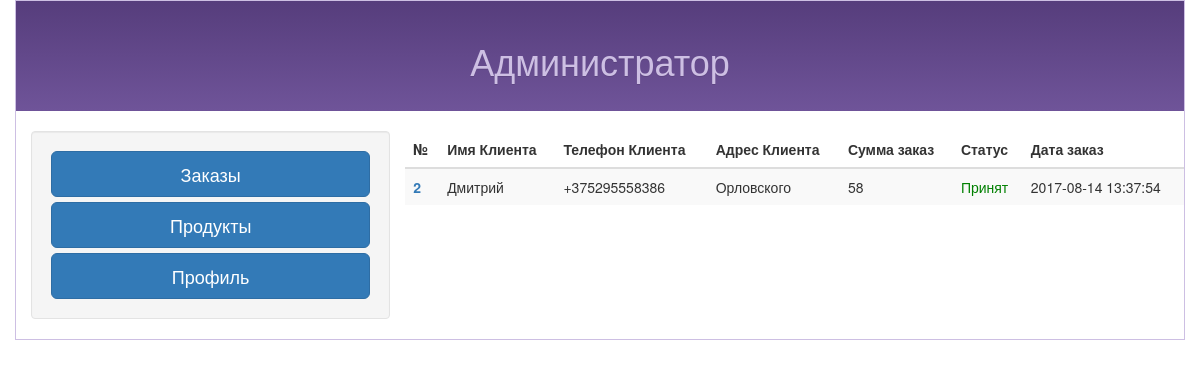
Page /admin/index.php on the earlier database version.
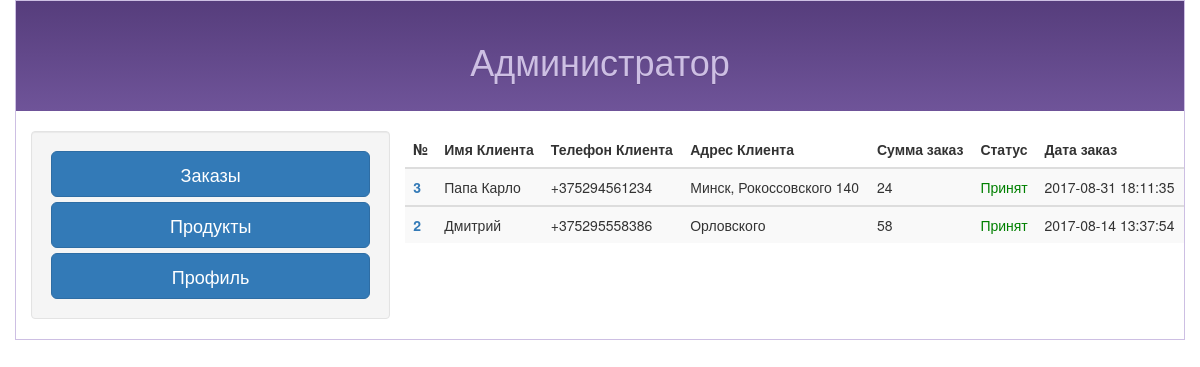
Same page on the later database version.
### tables this page shows
CREATE TABLE `orderTable` (
  `orderId` int(11) NOT NULL,
  `userName` varchar(255) NOT NULL,
  `userPhone` varchar(16) NOT NULL,
  `userAddress` text NOT NULL,
  `dateCreate` timestamp NOT NULL DEFAULT CURRENT_TIMESTAMP ON UPDATE CURRENT_TIMESTAMP,
  `status` int(1) DEFAULT NULL,
  `totalPrice` double NOT NULL
);

### utils/DB.php (called while the page is built, shortened)
<?php
class DB
{
    private static $db = null;
    private $connection;
    private function __construct()
    {
        $this->connection = new mysqli(self::DB_HOST,self::DB_USER_NAME,self::DB_USER_PASSWORD,self::DB_NAME);
        $this->connection->query("SET lc_time_names = 'ru_RU'");
        $this->connection->query("SET NAMES 'utf8'");
    }
    public static function getDB()
    {
        if (self::$db == null) {
            self::$db = new DB();
        }
        return self::$db;
    }
    public function getAllData($tableName, $orderBy = null){
        $sql = "SELECT * FROM $tableName";
        if($orderBy){
            $sql .= " ORDER BY ". $orderBy ." DESC";
        }
        $result = $this->connection->query($sql);
        $array = array();
        while($row = $result->fetch_assoc()){
            $array[] = $row;
        }
        return $array;
    }
}

### repositories/OrderRepository.php (called while the page is built, shortened)
<?php
class OrderRepository
{
    public function getOrders()
    {
        $orders = array();
        $ordersArray = DB::getDB()->getAllData(self::TABLE_NAME, "orderId");
        foreach ($ordersArray as $item) {
            $order = new Order();
            $order->setOrderId($item["orderId"]);
            $order->setDateCreate($item["dateCreate"]);
            $order->setStatus($item["status"]);
            $order->setTotalPrice($item["totalPrice"]);
            $order->setUserName($item["userName"]);
            $order->setUserPhone($item["userPhone"]);
            $order->setUserAddress($item["userAddress"]);
            $orders[] = $order;
        }
        return $orders;
    }
}

### models/Order.php (called while the page is built, shortened)
<?php
class Order
{
    private $orderId;
    private $userName;
    private $userPhone;
    private $userAddress;
    private $dateCreate;
    private $status;
    private $totalPrice;
    public function setOrderId($orderId)
    {
        $this->orderId = $orderId;
        return $this;
    }
    public function getOrderId()
    {
        return $this->orderId;
    }
    public function setUserName($userName)
    {
        $this->userName = $userName;
        return $this;
    }
    public function getUserName()
    {
        return $this->userName;
    }
    public function setUserPhone($userPhone)
    {
        $this->userPhone = $userPhone;
        return $this;
    }
    public function getUserPhone()
    {
        return $this->userPhone;
    }
    public function setUserAddress($userAddress)
    {
        $this->userAddress = $userAddress;
        return $this;
    }
    public function getUserAddress()
    {
        return $this->userAddress;
    }
    public function setDateCreate($dateCreate)
    {
        $this->dateCreate = $dateCreate;
        return $this;
    }
    public function getDateCreate()
    {
        return $this->dateCreate;
    }
    public function setStatus($status)
    {
        $this->status = $status;
        return $this;
    }
    public function getStatus()
    {
        return $this->status;
    }
    public function setTotalPrice($totalPrice)
    {
        $this->totalPrice = $totalPrice;
        return $this;
    }
    public function getTotalPrice()
    {
        return $this->totalPrice;
    }
}

### admin/adminViews/index.php (the view)
<?php
require_once "../utils/DB.php";
require_once "../models/Order.php";
require_once "../repositories/OrderRepository.php";
$orders = (new OrderRepository())->getOrders();
?>
<div class="col-sm-8 col-xs-12">
    <div class="row">
        <table class="table table-striped">
            <thead>
            <tr>
                <th>№</th>
                <th>Имя Клиента</th>
                <th>Телефон Клиента</th>
                <th>Адрес Клиента</th>
                <th>Сумма заказ</th>
                <th>Статус</th>
                <th>Дата заказ</th>
            </tr>
            </thead>
            <?php foreach ($orders as $order){ ?>
                <tbody>
                <tr>
                    <th scope="row"><a href="order.php?id=<?php echo $order->getOrderId();?>"><?php echo $order->getOrderId();?></a></th>
                    <td><?php echo $order->getUserName();?></td>
                    <td><?php echo $order->getUserPhone();?></td>
                    <td><?php echo $order->getUserAddress();?></td>
                    <td><?php echo $order->getTotalPrice();?></td>
                    <td style="color:<?php echo $order->getStatus() == 0 ? "red" : "green";?>"><?php echo $order->getStatus() == 0 ? "На обработке" : "Принят";?></td>
                    <td><?php echo $order->getDateCreate();?></td>
                </tr>
                </tbody>
            <?php } ?>
        </table>
    </div>
</div>

### admin/adminViews/header.php (shortened to what this page needs)
<!DOCTYPE html>
<html lang="en">
<head>
    <link rel="stylesheet" href="https://maxcdn.bootstrapcdn.com/bootstrap/3.3.7/css/bootstrap.min.css">
    <link rel="stylesheet" href="../src/css/profil.css">
</head>
<body>
<div class="container wrapper">
    <div class="row">
        <header class="header">
            <h1>Администратор</h1>
        </header>

### admin/index.php
<?php include_once 'adminViews/header.php'; ?>
    <main class="main">
        <?php include_once 'adminViews/nav.php'; ?>
        <?php include_once 'adminViews/index.php'; ?>
    </main>
<?php include_once 'adminViews/footer.php'; ?>

### admin/adminViews/nav.php
<div class="col-sm-4 col-xs-12">
    <div class="bs-example" data-example-id="block-btns">
        <div class="well center-block" style="max-width:400px">
            <a href="/admin" type="button" class="btn btn-primary btn-lg btn-block">Заказы</a>
            <a href="/admin/products.php" type="button" class="btn btn-primary btn-lg btn-block">Продукты</a>
            <a href="/admin/profile.php" type="button" class="btn btn-primary btn-lg btn-block">Профиль</a>
        </div>
    </div>
</div>

### admin/adminViews/footer.php
</div>
</div>
</body>
</html>

### src/css/profil.css (style rules this page uses)
.wrapper { border: 1px solid #cdbfe3; }
.header { position: relative; padding: 20px 0; color: #cdbfe3; text-align: center; text-shadow: 0 1px 0 rgba(0,0,0,.1); background-color: #6f5499; background-image: -webkit-gradient(linear,left top,left bottom,from(#563d7c),to(#6f5499)); background-image: -webkit-linear-gradient(top,#563d7c 0,#6f5499 100%); background-image: -o-linear-gradient(top,#563d7c 0,#6f5499 100%); background-image: linear-gradient(to bottom,#563d7c 0,#6f5499 100%); filter: progid:DXImageTransform.Microsoft.gradient(startColorstr='#563d7c', endColorstr='#6F5499', GradientType=0); background-repeat: repeat-x; }
.main { margin-top: 20px; }

Differences in the rows shown:
added ordertable: orderId "3", userName "Папа Карло", userPhone "+375294561234", userAddress "Минск, Рокоссовского 140", totalPrice "24", status "Принят", dateCreate "2017-08-31 18:11:35"
